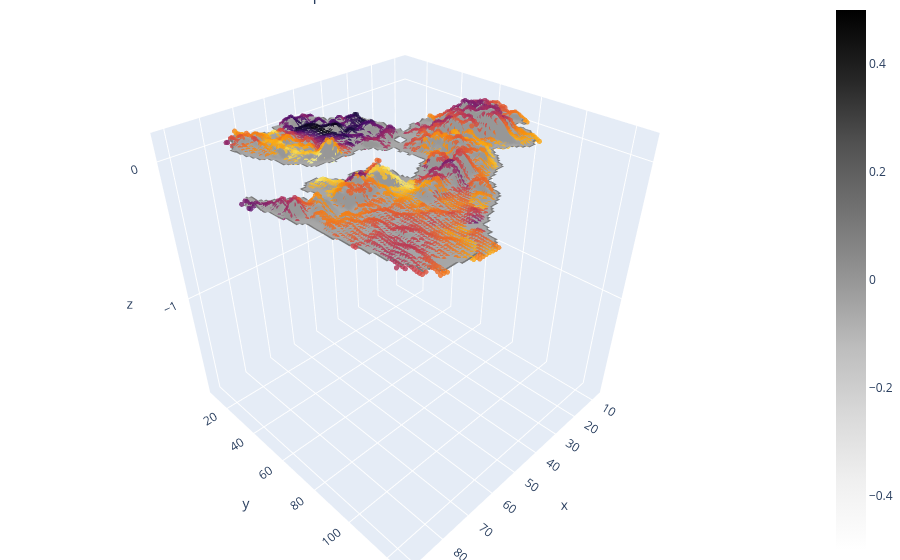

Notebook code cell kept with this figure:
### Code cell
import plotly.graph_objects as go
import numpy as np
from scipy.interpolate import griddata
from scipy.spatial import cKDTree

# Assuming fake_dist_3D and obs_norm_all are already defined
# fake_dist_3D: shape (n, 3)
# obs_norm_all: shape (1, n)
a_guess =0.005
# Convert tensors to numpy arrays
fake_dist_3D_np = fake_dist_3D.detach().numpy()
obs_norm_all_np = obs_norm_all

# Extract x, y, z coordinates and color values
x, y, z = fake_dist_3D_np[:, 0], fake_dist_3D_np[:, 1], fake_dist_3D_np[:, 2]
color = obs_norm_all_np[0]

# Create a grid for interpolation
grid_x, grid_y = np.meshgrid(
    np.linspace(x.min(), x.max(), 100),
    np.linspace(y.min(), y.max(), 100)
)

# Interpolate z values on the grid using cubic interpolation
grid_z = griddata((x, y), z, (grid_x, grid_y), method='linear')
grid_color = griddata((x, y), color, (grid_x, grid_y), method='linear')

# Create a KDTree for the original points
tree = cKDTree(np.c_[x, y])

# Compute the distance from each grid point to the nearest original point
distances, _ = tree.query(np.c_[grid_x.ravel(), grid_y.ravel()])
distances = distances.reshape(grid_x.shape)

# Create a mask to only show the surface close to the points
mask = distances < 3  # Adjust the threshold as needed

# Apply the mask to the interpolated values
masked_grid_z = np.where(mask, grid_z, np.nan)
masked_grid_color =np.where(mask, grid_color, np.nan)

# Create a 3D surface plot
fig = go.Figure(data=[go.Surface(
    x=grid_x,
    y=grid_y,
    z=masked_grid_z*a_guess,
    surfacecolor=np.zeros(masked_grid_color.shape),
    colorscale='Greys'
)])

# Add the original scatter points
fig.add_trace(go.Scatter3d(
    x=x,
    y=y,
    z=z*a_guess,
    mode='markers',
    marker=dict(
        size=3,
        color=color,  # set color to an array/list of desired values
        colorscale='inferno_r',  # choose a colorscale
        opacity=0.8
    )
))

# Tight layout and fix z-axis limits
fig.update_layout(
    title='3D Surface Plot with Masked Interpolation',
    margin=dict(l=0, r=0, b=0, t=0),
    scene=dict(
        zaxis=dict(range=[z.min(), a_guess*z.max()])  # Set z-axis limits
    )
)
fig.show()

### Figure 1 — Plotly figure (JSON) as saved in the notebook; plotly's stock layout.template omitted (floating-point values rounded to 4 significant figures; data arrays with more than 128 entries replaced by an {"elided": "..."} marker saying what was removed)
{"data": [{"colorscale": [[0, "rgb(255,255,255)"], [0.125, "rgb(240,240,240)"], [0.25, "rgb(217,217,217)"], [0.375, "rgb(189,189,189)"], [0.5, "rgb(150,150,150)"], [0.625, "rgb(115,115,115)"], [0.75, "rgb(82,82,82)"], [0.875, "rgb(37,37,37)"], [1, "rgb(0,0,0)"]], "surfacecolor": {"elided": "100x100 int values"}, "type": "surface", "x": {"elided": "100x100 float values"}, "y": {"elided": "100x100 float values"}, "z": {"elided": "100x100 float values"}}, {"marker": {"color": {"elided": "4087 float values"}, "colorscale": [[0, "#fcffa4"], [0.1111, "#f7d13d"], [0.2222, "#fb9b06"], [0.3333, "#ed6925"], [0.4444, "#cf4446"], [0.5556, "#a52c60"], [0.6667, "#781c6d"], [0.7778, "#4a0c6b"], [0.8889, "#1b0c41"], [1, "#000004"]], "opacity": 0.8, "size": 3}, "mode": "markers", "type": "scatter3d", "x": {"elided": "4087 int values"}, "y": {"elided": "4087 int values"}, "z": {"elided": "4087 float values"}}], "layout": {"margin": {"b": 0, "l": 0, "r": 0, "t": 0}, "scene": {"zaxis": {"range": [-1.872, 0.1803]}}, "title": {"text": "3D Surface Plot with Masked Interpolation"}}}
